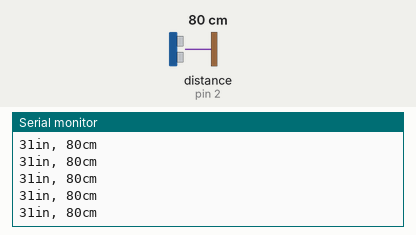
A sketch run on a simulated Arduino Uno, built with avr-gcc and run on an emulated ATmega328P. Shown: the last lines printed to the serial monitor. Wiring (inferred from the names in the program): ultrasonic range finder: trigger pin 2; echo pin 2. The inputs (shaded band) are chosen by the test bench; at power-on: distance to the obstacle (sensor on pin 2) 80 cm. The echo pulse lasts 58.3 µs per cm.

Above: at 1.2 s.
1.3 s: distance to the obstacle (sensor on pin 2) set to 2 cm
At 1.38 s:
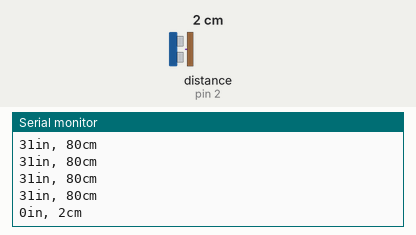
2.8 s: distance to the obstacle (sensor on pin 2) set to 4 cm
At 2.8 s:
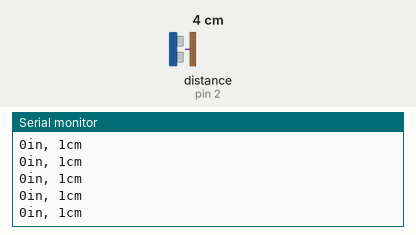
4.3 s: distance to the obstacle (sensor on pin 2) set to 299 cm
At 4.32 s:
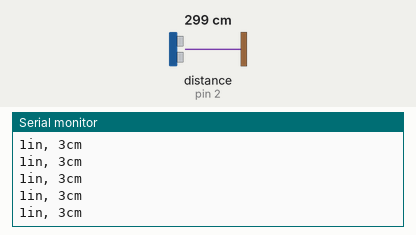
Timing chart, 0 to 7.3 s (numbered marks = the images above; inputs shaded):
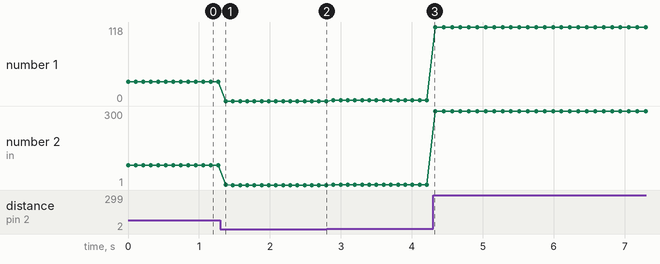

Measured:
- after the input at 1.3 s, the serial monitor: prints a new line after 0.08 s (image 1)
- plotted number 1: 31 → 0 after the input at 1.3 s, 1 → 118 after the input at 4.3 s
- plotted number 2: 80 → 1 after the input at 1.3 s, 1 → 3 after the input at 2.8 s, 3 → 300 after the input at 4.3 s

The sketch:

Radar.ino
```cpp
// define pin for ultrsonic
#define ULTSNCPIN 2

// attributes for distance calculation
int inches = 0;
int cm = 0;

void setup() {
  // begin the serial print
  Serial.begin(9600);
}

void loop() {

  // start the ultrsonic sensor
  startUltraSonic();

  // store the ping time
  long sensorPulse = pulseIn(ULTSNCPIN, HIGH);

  // store the converted cm and inch value
  cm =convertCm(sensorPulse);
  inches = convertInch(cm);

  // print the inch value
  Serial.print(inches);
  Serial.print("in, ");

  // print the cm value
  Serial.print(cm);
  Serial.println("cm");

  // wait for 100 milliseconds
  delay(100);

}

void startUltraSonic() {

  // clear the trigger
  pinMode(ULTSNCPIN, OUTPUT);
  digitalWrite(ULTSNCPIN, LOW);

  // wait for 2 microseconds
  delayMicroseconds(2);

  // turn on the ultrasonic
  digitalWrite(ULTSNCPIN, HIGH);
  // wait for 10 microseconds
  delayMicroseconds(10);

  // turn off the ultrasonic
  digitalWrite(ULTSNCPIN, LOW);
  // set the trigger to input
  pinMode(ULTSNCPIN, INPUT);

}

// convert to inches by dividing by 2.54
int convertInch(int cm) {
return (cm / 2.54);
}

// convert to cm by multiplying to 0.01723
int convertCm(long sensorPulse) {
return (0.01723 * sensorPulse);
}
```
